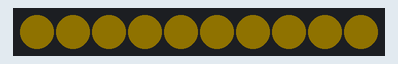
Bench run of a program on a simulated CircuitPython board. Parts: 10 RGB LEDs in strip order, left to right. Dim RGB values are drawn brighter than linear.

Above: at 0.76 s.
At 1.28 s:
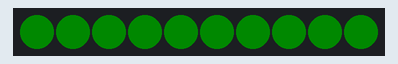
At 1.74 s:
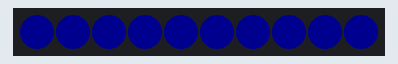
At 2.56 s:
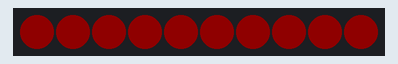

Measured:
- by itself, everything shown: repeats every 2.5 s, in 20 steps

The program:

jjmojo-loopfader-monotonic2.py
```python
# (licence header left out)
import board
import neopixel
import time

rgb = neopixel.NeoPixel(
    board.NEOPIXEL,  # pyright: ignore [reportGeneralTypeIssues]
    10,
    brightness=0.2,
    auto_write=False,
)


class LoopFader:
    def __init__(self, palette) -> None:
        self.palette = palette
        self.index = 0
        self.checkin = time.monotonic()
        self.color = None

    def update(self):
        if time.monotonic() - self.checkin > 0.1:
            self.index += 1
            if self.index > len(self.palette) - 1:
                self.index = 0
            self.checkin = time.monotonic()
            self.color = self.palette[self.index]


pride = (
    4980736,
    4980736,
    4981248,
    4982272,
    4984064,
    4986880,
    4990720,
    4996096,
    3951616,
    1592320,
    412672,
    19456,
    13312,
    5126,
    1048,
    60,
    76,
    65612,
    327756,
    852044,
    1507367,
    2359309,
    3538946,
    4980736,
)

fader = LoopFader(pride)

previous = None
while True:
    fader.update()
    if fader.color != previous:
        rgb.fill(fader.color)
        rgb.show()
        previous = fader.color
```
